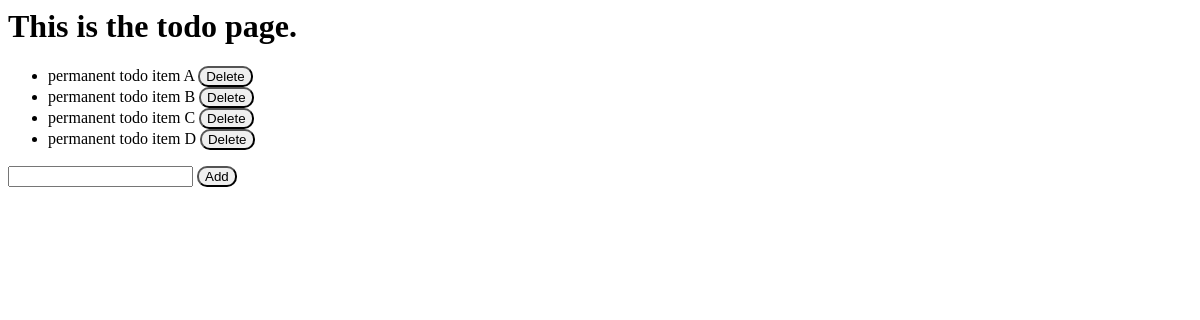
Page /todo/ on the earlier database version.
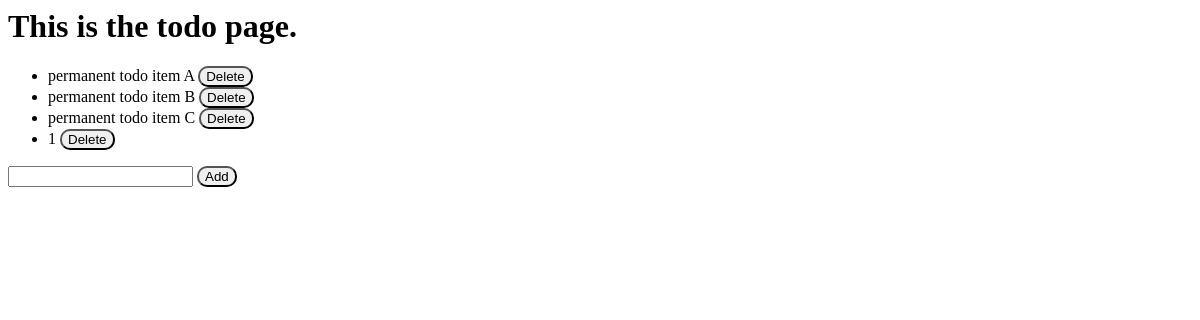
Same page on the later database version.
### todo/models.py (models this page shows)
class TodoItem(models.Model):
    content = models.TextField()

### todo/views.py (the view)
# urls.py: path('todo/', todoView),
def todoView(request):
    todo_items = TodoItem.objects.all()
    return render(request, 'todo.html',
        {'all_items': todo_items})

### templates/todo.html
<h1>This is the todo page.</h1>
<ul>
    {% for todo_item in all_items %}
    <li>{{todo_item.content}}
        <form action="/deleteTodo/{{todo_item.id}}/"
            style="display: inline;"
            method="post"> {% csrf_token %}
            <input
                style="border-radius: 10px;"
                type="submit" value="Delete">
        </form>
    </li>
    {% endfor %}
</ul>
<form action="/addTodo/" method="post">{% csrf_token %}
    <input type="text" name="content">
    <input
        style="border-radius: 10px;"
        type="submit" value="Add">
</form>

Differences in the rows shown:
removed TodoItem: content "permanent todo item D"
added TodoItem: content "1"
